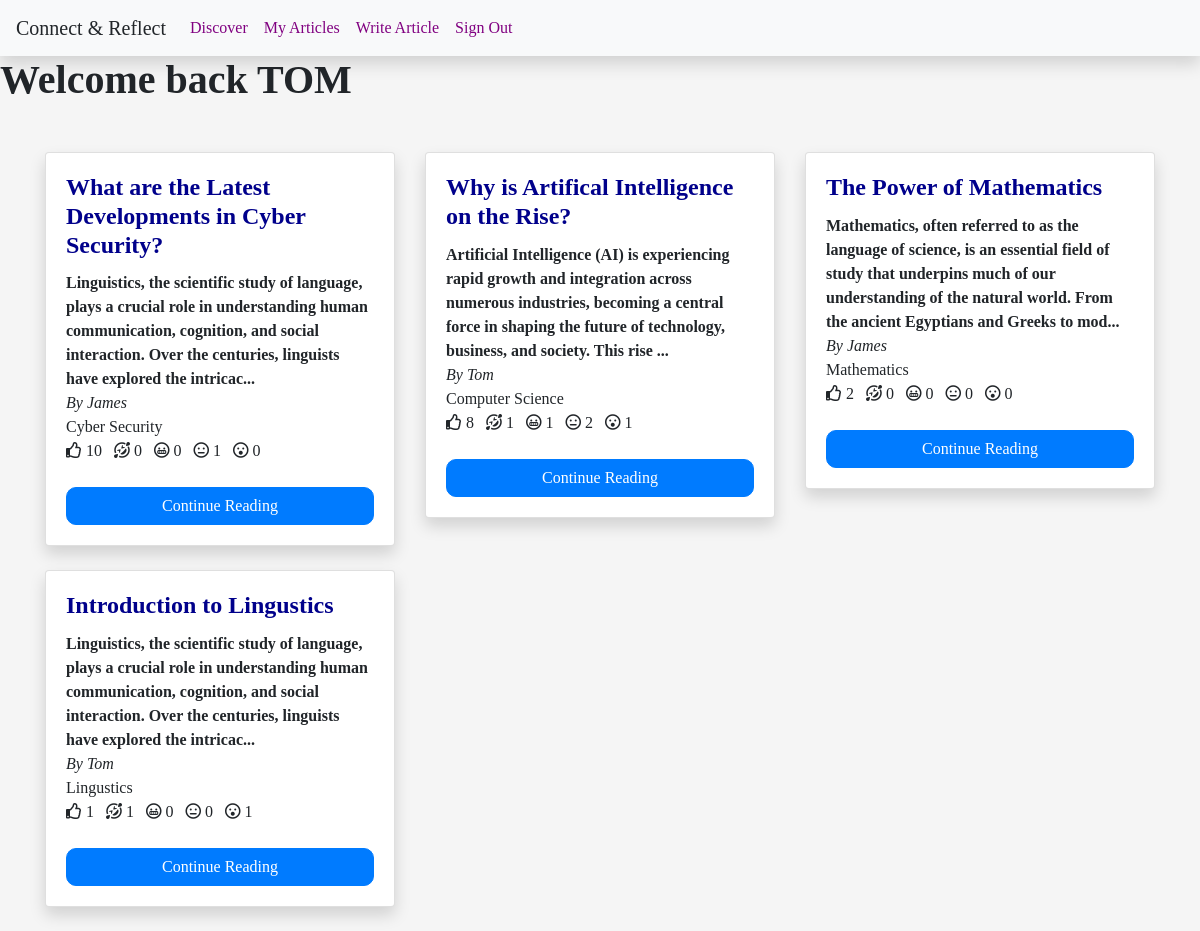
Page /discover (signed in) on the earlier database version.
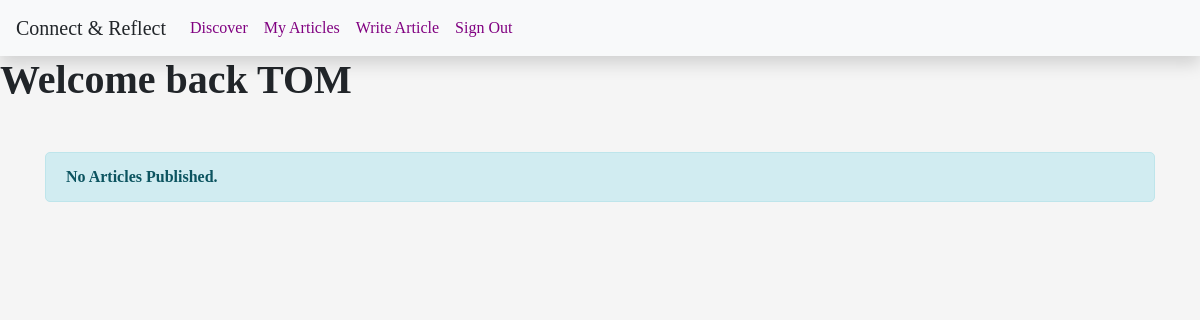
Same page on the later database version.
### app/models.py (models this page shows, shortened)
class Article(db.Model):
    id = db.Column(db.Integer, primary_key=True)
    title = db.Column(db.String(300))
    content = db.Column(db.String(100000))
    likes = db.Column(db.Integer, default=0)
    laughs = db.Column(db.Integer, default=0)
    grimaces = db.Column(db.Integer, default=0)
    blanks = db.Column(db.Integer, default=0)
    surprises = db.Column(db.Integer, default=0)
    author_id = db.Column(db.Integer, db.ForeignKey('user.id'))
    category_id = db.Column(db.Integer, db.ForeignKey('category.id'))

class User(UserMixin, db.Model):
    id = db.Column(db.Integer, primary_key=True)
    username = db.Column(db.String(300), unique=True)
    password = db.Column(db.String(300))
    articles = db.relationship("Article", backref="user", lazy="dynamic")
    authenticated = False

class Category(db.Model):
    id = db.Column(db.Integer, primary_key=True)
    category = db.Column(db.String(300), unique=True)
    articles = db.relationship("Article", backref="category", lazy="dynamic")

### app/views.py (the view)
@app.route("/discover")
@login_required
def discover():
    return render_template("discover.html", title="Discover",
                           username=current_user.username,
                           all_articles=Article.query.order_by
                           (Article.likes.desc()).all())

### app/views.py (called while the page is built)
@login_manager.user_loader
def load_user(user_id):
    return User.query.get(int(user_id))

### app/templates/discover.html (shortened to what this page needs)
{% extends "logged_in_base.html" %}
{% block content %}
<h1>
    Welcome back {{username}}
</h1>
<div class="container mt-5">
    {% if all_articles|length == 0 %}
        <div class="alert alert-info" role="alert">
            <b>No Articles Published.</b>
        </div>
    {% else %}
        <div class="row">
            {% for article in all_articles %}
                <div class="col-md-4 mb-4">
                    <div class="card shadow">
                        <div class="card-body">
                            <h5 class="card-title">{{ article.title }}</h5>
                            <p class="card-text">
                                <b>{{ article.content | truncate(200,True, '...',0) }}</b>
                                <i>By {{ article.user.username | capitalize }} </i>
                                {{ article.category.category}}
                                {% include "reactions.html" %}
                                <a href="{{ url_for('view', id=article.id) }}" class="btn btn-primary btn-block">Continue Reading</a>
                            </p>
                        </div>
                    </div>
                </div>
            {% endfor %}
        </div>
    {% endif %}
</div>
{% endblock %}

### app/templates/reactions.html (shortened to what this page needs)
<a class="react" id="{{article.id}}">
    <i class="far fa-thumbs-up"></i><span id="likes">&nbsp;{{ article.likes }}</span>
</a>
<a class="react" id="{{article.id}}">
    <i class="far fa-grin-squint-tears"></i><span id="laughs">&nbsp;{{ article.laughs }}</span>
</a>
<a class="react" id="{{article.id}}">
    <i class="far fa-grimace"></i><span id="grimaces">&nbsp;{{ article.grimaces }}</span>
</a>
<a class="react" id="{{article.id}}">
    <i class="far fa-meh"></i><span id="blanks">&nbsp;{{ article.blanks }}</span>
</a>
<a class="react" id="{{article.id}}">
    <i class="far fa-surprise"></i><span id="surprises">&nbsp;{{ article.surprises }}</span>
</a>

Differences in the rows shown:
removed Article: title "What are the Latest Developments in Cyber Security?", content "Linguistics, the scientific study of language, plays a crucial role in understanding human communication, cognition, and social interaction. Over the centuries, linguists have explored the intricac...", user.username "James", category.category "Cyber Security", likes "10", laughs "0", grimaces "0", blanks "1", surprises "0"
removed Article: title "Why is Artifical Intelligence on the Rise?", content "Artificial Intelligence (AI) is experiencing rapid growth and integration across numerous industries, becoming a central force in shaping the future of technology, business, and society. This rise ...", user.username "Tom", category.category "Computer Science", likes "8", laughs "1", grimaces "1", blanks "2", surprises "1"
removed Article: title "The Power of Mathematics", content "Mathematics, often referred to as the language of science, is an essential field of study that underpins much of our understanding of the natural world. From the ancient Egyptians and Greeks to mod...", user.username "James", category.category "Mathematics", likes "2", laughs "0", grimaces "0", blanks "0", surprises "0"
removed Article: title "Introduction to Lingustics", content "Linguistics, the scientific study of language, plays a crucial role in understanding human communication, cognition, and social interaction. Over the centuries, linguists have explored the intricac...", user.username "Tom", category.category "Lingustics", likes "1", laughs "1", grimaces "0", blanks "0", surprises "1"
Other differences:
text now shown: "No Articles Published."
